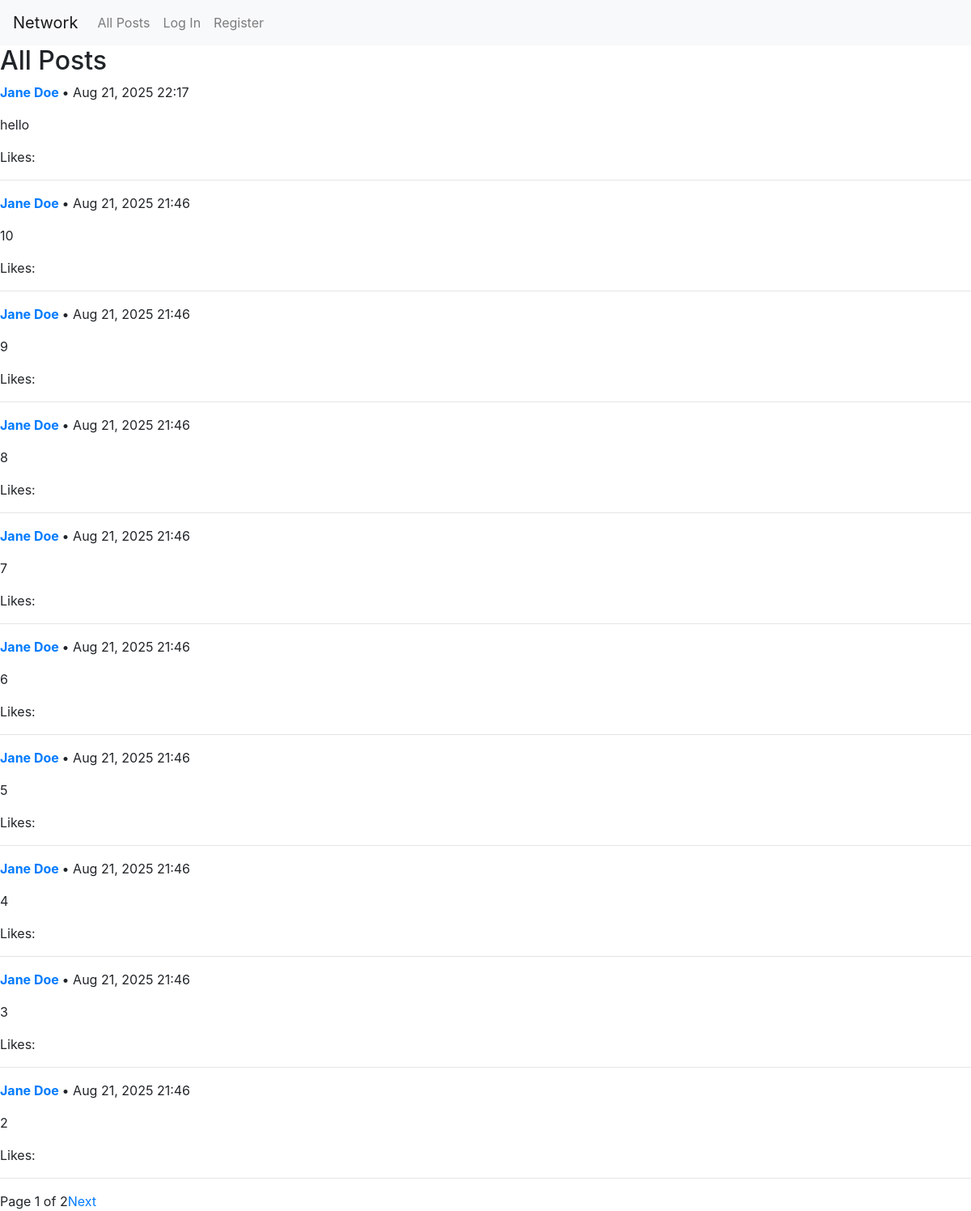
Page /all_posts on the committed database.
### network/models.py (models this page shows, shortened)
class Post(models.Model):
    user = models.ForeignKey(User, on_delete=models.CASCADE, related_name="posts")
    content = models.TextField()
    timestamp = models.DateTimeField(auto_now_add=True)
    liked_by =  models.ManyToManyField(User, related_name="liked_posts", blank=True)

class User(AbstractUser):
    pass

### network/views.py (the view)
# urls.py: path("all_posts", views.all_posts, name="all_posts"),
def all_posts(request):
    posts = Post.objects.all().order_by("-timestamp")  # newest first
    paginator = Paginator(posts, 10)
    page_number = request.GET.get("page")
    page_obj = paginator.get_page(page_number)
    return render(request, "network/all_posts.html", {
        "page_obj": page_obj
    })

### network/templates/network/all_posts.html (shortened to what this page needs)
{% extends "network/layout.html" %}
{% block body %}
<h2>All Posts</h2>
<div id="posts-feed">
    {% for post in page_obj %}
        <div class="post" id="post-{{ post.id }}">
            <p>
                <strong>
                    <a href="{% url 'profile' post.user.username %}">
                        {{ post.user.username }}
                    </a>
                </strong> • {{ post.timestamp|date:"M d, Y H:i" }}
            </p>
            <p class="content">{{ post.content }}</p>
            <p>
                Likes:
            </p>
            <hr>
        </div>
    {% empty %}
        <p>No posts yet.</p>
    {% endfor %}
</div>
<div class="pagination">
    <span>Page {{ page_obj.number }} of {{ page_obj.paginator.num_pages }}</span>
    {% if page_obj.has_next %}
        <a href="?page={{ page_obj.next_page_number }}">Next</a>
    {% endif %}
</div>
{% load static %}
{% endblock %}

### network/templates/network/layout.html (shortened to what this page needs)
{% load static %}
<!DOCTYPE html>
<html lang="en">
    <head>
        <link rel="stylesheet" href="https://stackpath.bootstrapcdn.com/bootstrap/4.4.1/css/bootstrap.min.css">
        <link href="{% static 'network/styles.css' %}" rel="stylesheet">
    </head>
    <body>
        <nav class="navbar navbar-expand-lg navbar-light bg-light">
            <a class="navbar-brand" href="#">Network</a>
            <div>
              <ul class="navbar-nav mr-auto">
                <li class="nav-item">
                        <a class="nav-link" href="{% url 'all_posts' %}">All Posts</a>
                </li>
                {% if user.is_authenticated %}
                    <li class="nav-item">
                        <a class="nav-link" href="{% url 'following' %}">Following</a>
                    </li>
                    <li class="nav-item">
                        <a class="nav-link" href="{% url 'logout' %}">Log Out</a>
                    </li>
                {% else %}
                    <li class="nav-item">
                        <a class="nav-link" href="{% url 'login' %}">Log In</a>
                    </li>
                    <li class="nav-item">
                        <a class="nav-link" href="{% url 'register' %}">Register</a>
                    </li>
                {% endif %}
              </ul>
            </div>
          </nav>
        <div class="body">
            {% block body %}
            {% endblock %}
        </div>
    </body>
</html>

### rows in the picture
Post: user.username "Jane Doe", timestamp "Aug 21, 2025 22:17", content "hello"
Post: user.username "Jane Doe", timestamp "Aug 21, 2025 21:46", content "10"
Post: user.username "Jane Doe", timestamp "Aug 21, 2025 21:46", content "9"
Post: user.username "Jane Doe", timestamp "Aug 21, 2025 21:46", content "8"
Post: user.username "Jane Doe", timestamp "Aug 21, 2025 21:46", content "7"
Post: user.username "Jane Doe", timestamp "Aug 21, 2025 21:46", content "6"
Post: user.username "Jane Doe", timestamp "Aug 21, 2025 21:46", content "5"
Post: user.username "Jane Doe", timestamp "Aug 21, 2025 21:46", content "4"
Post: user.username "Jane Doe", timestamp "Aug 21, 2025 21:46", content "3"
Post: user.username "Jane Doe", timestamp "Aug 21, 2025 21:46", content "2"

### other values in the picture
{{ page_obj.number }} "1"
{{ page_obj.paginator.num_pages }} "2"
